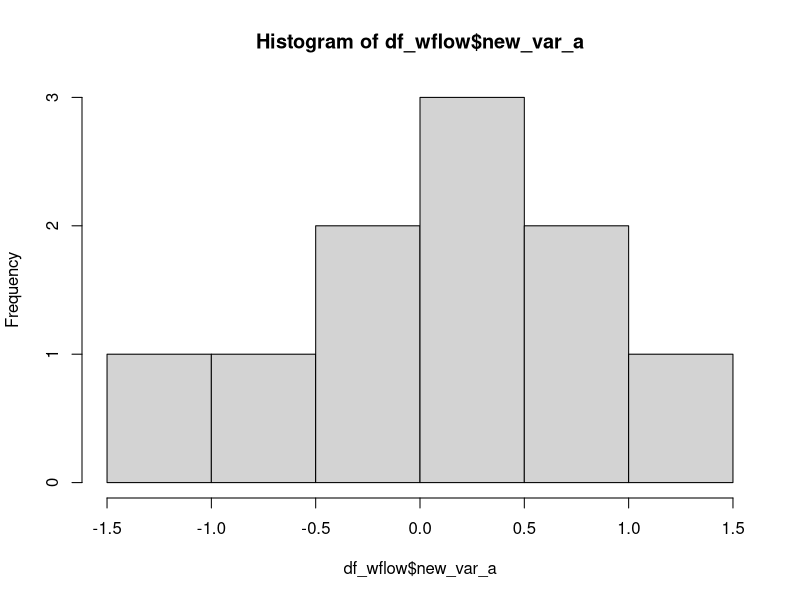
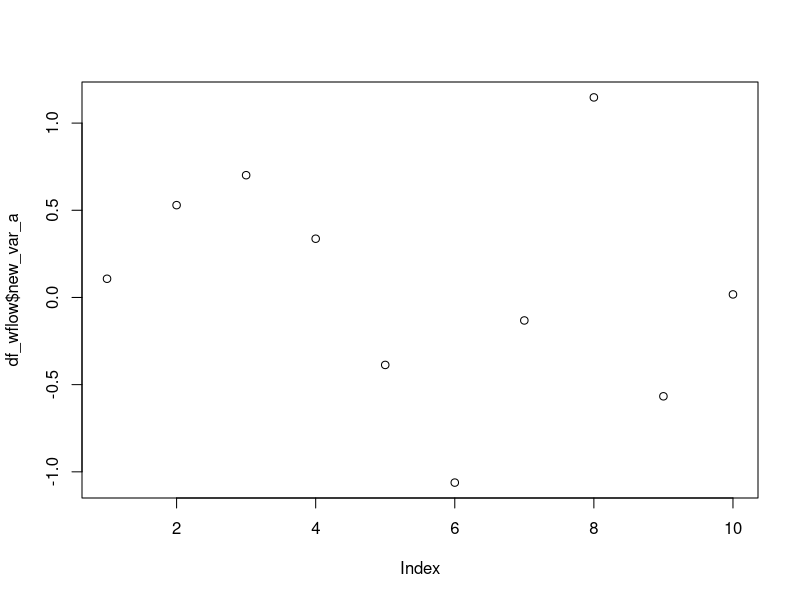

Source code (R) for these figures, in order:
## ---- chunk 1
print("hello world")

df_wflow <- data.frame(new_var_a = rnorm(10, 0, 1), new_var_b = rnorm(10, 1, 2))


openxlsx:: write.xlsx(df_wflow, file = "df_wflow.xlsx", rowNames = TRUE)

hist(df_wflow$new_var_a)

## ---- chunk 2
df_wflow_diff_location <- readxl:: read_excel("data/df_wflow.xlsx")
plot(df_wflow$new_var_a)
